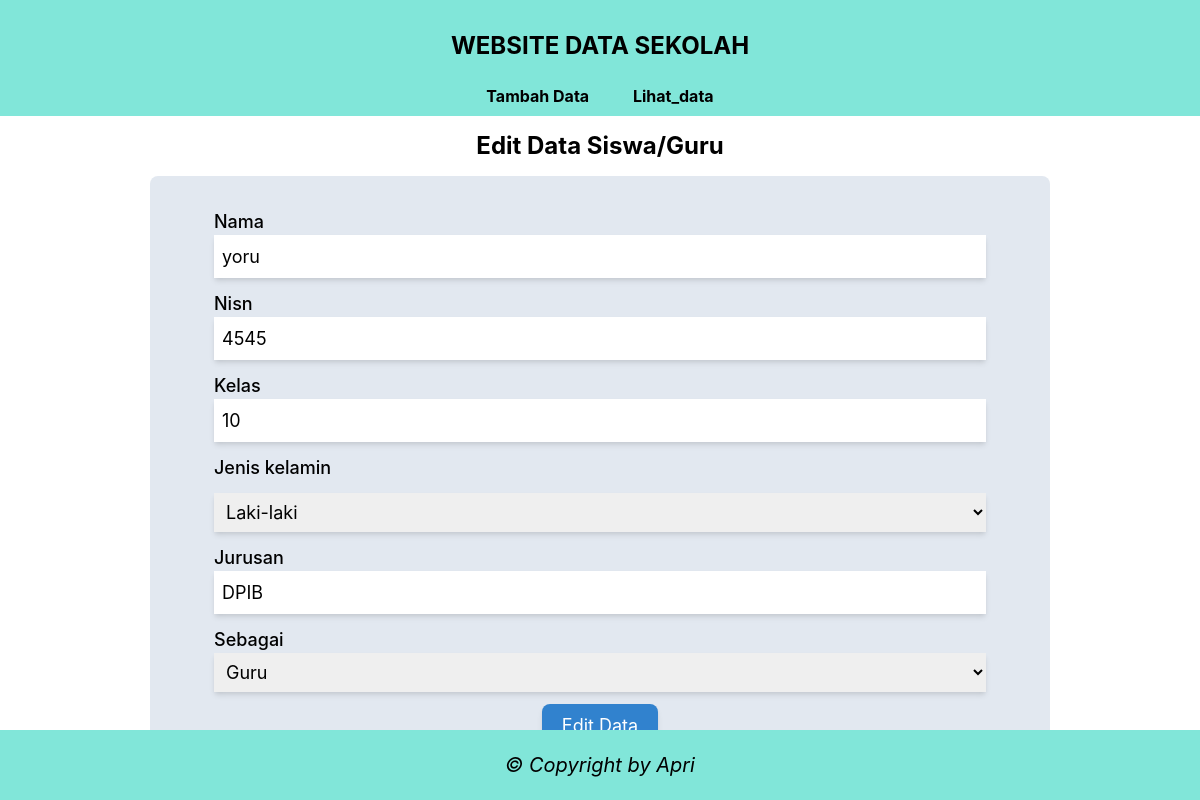
The page /?page=layout/edit_data&id=6 on the database its author committed.
### tables this page shows
CREATE TABLE `siswa_guru` (
  `nama` varchar(255) NOT NULL,
  `nisn_nip` varchar(255) NOT NULL,
  `kelas` varchar(255) NOT NULL,
  `jenis_kelamin` enum('Pria','Perempuan') NOT NULL,
  `jurusan` varchar(255) NOT NULL,
  `sebagai` enum('guru','siswa') NOT NULL,
  `create_at` datetime NOT NULL DEFAULT CURRENT_TIMESTAMP,
  `id` int NOT NULL
);

### layout/edit_data.php (the view, shortened to what this page needs)
<?php
if (isset($_GET['id'])) {
    $id = $_GET['id'];
    $query = "SELECT * FROM siswa_guru WHERE id='$id'";
    $result = mysqli_query($db, $query);
    $data = mysqli_fetch_assoc($result);
} else {
    echo "ID tidak ditemukan";
    exit;
}
?>
<h1 class="text-2xl text-center font-bold my-3 mt-32">
    Edit Data Siswa/Guru
</h1>
<div class="flex justify-center">
    <form action="" method="POST" class="bg-gray-300 p-5 px-16 w-3/4 rounded-lg text-lg font-medium">
        <div>
            <label for="nama" class="block mt-3">Nama</label>
            <input type="text" class="block w-full p-2 shadow-md" name="nama" placeholder="Masukan Nama" value="<?= $data["nama"] ?>">
            <label for="nisn" class="block mt-3">Nisn</label>
            <input type="text" class="block w-full p-2 shadow-md" name="nisn_nip" placeholder="Masukan Nisn" value="<?= $data["nisn_nip"] ?>">
            <label for="kelas" class="block mt-3">Kelas</label>
            <input type="text" class="block w-full p-2 shadow-md" name="kelas" placeholder="Masukan kelas" value="<?= $data["kelas"] ?>">
            <label for="jenis_kelamin" class="block mt-3">Jenis kelamin</label>
            <select name="jenis_kelamin" class="block mt-3 w-full p-2 shadow-md" id="jenis_kelamin">
                <option value="pria" <?php if ($data['jenis_kelamin'] == 'pria')  echo "selected" ?>>Laki-laki</option>
            </select>
            <label for="jurusan" class="block mt-3">Jurusan</label>
            <input type="text" class="block w-full p-2 shadow-md" name="jurusan" placeholder="Masukan jurusan" value="<?= $data["jurusan"] ?>">
            <label for="sebagai" class="block mt-3">Sebagai</label>
            <select name="sebagai" class="block w-full p-2 shadow-md" id="sebagai">
                <option value="guru" <?php if ($data['sebagai'] == 'guru')  echo "selected" ?>>Guru</option>
            </select>
            <div class="flex justify-center">
                <button type="submit" class="block bg-blue-600 rounded-lg px-5 text-white mt-3 p-2 shadow-md" name="edit">Edit Data</button>
            </div>
        </div>
    </form>
</div>

### rows shown on the page
siswa_guru: nama "yoru", nisn_nip "4545", kelas "10", jurusan "DPIB", sebagai "Guru"
